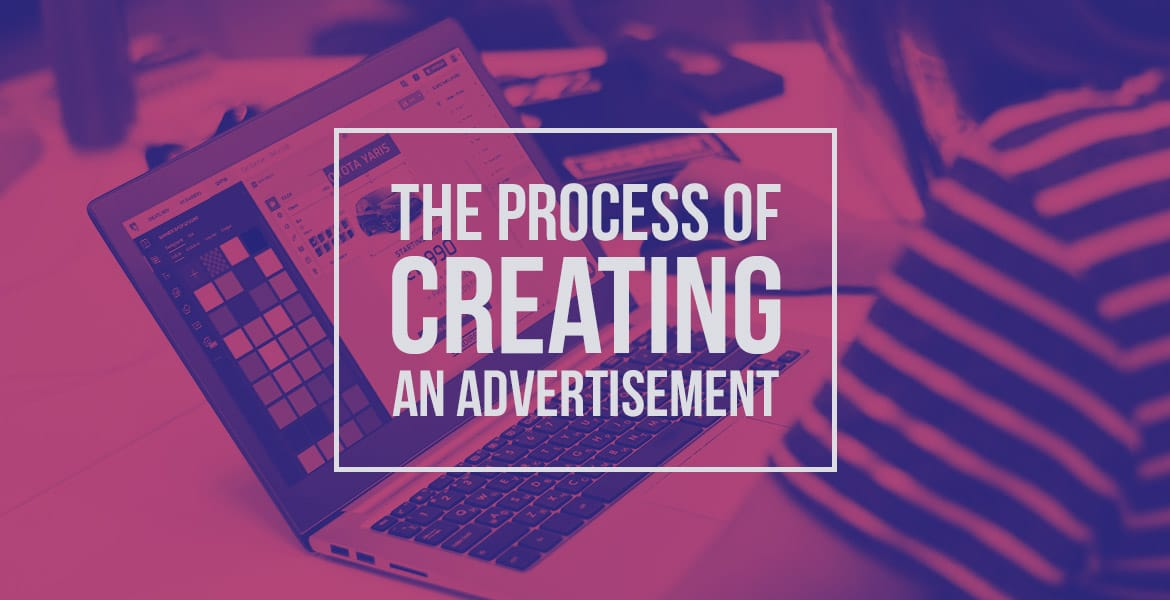
#> input picture OCR/ad.jpg, 1170 x 600 px
$ python test.py
#> lines starting #> are read from the running program, lines starting #| are printed output that depends on the picture
import matplotlib.pyplot as plt
import matplotlib.patches as patches
from PIL import Image
import numpy as np

im = np.array(Image.open('ad.jpg'), dtype=np.uint8)
#> im is the input picture: shape (600, 1170, 3); mean R, G, B 125.2, 66.4, 128.2

# Create figure and axes
fig,ax = plt.subplots(1)

# Display the image
ax.imshow(im)

# Create a Rectangle patch
rect = patches.Rectangle((50,100),40,30,linewidth=1,edgecolor='r',facecolor='none')

# Add the patch to the Axes
ax.add_patch(rect)

plt.show()
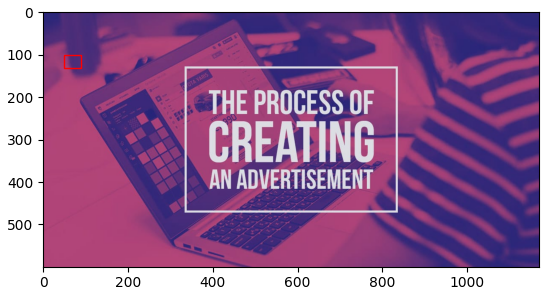
#> figure drawn by matplotlib, 1 panel
